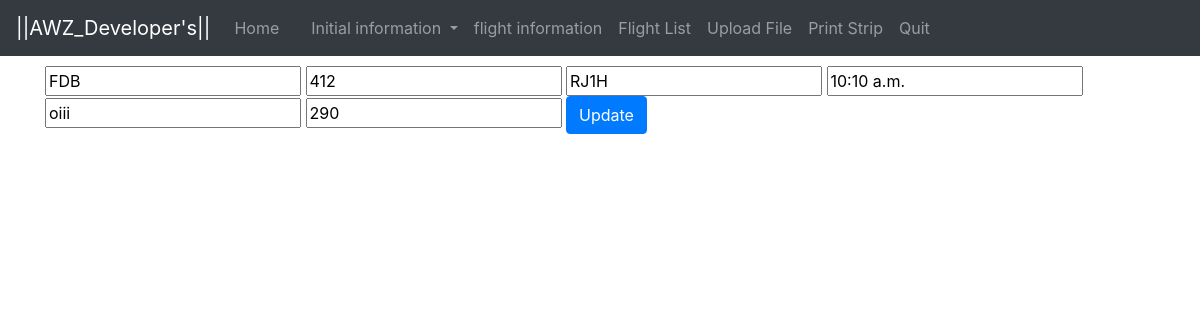
Screenshot of /app1/flightUpdate/1/ with the database file from the repository.
### app1/models.py (models this page shows)
class flight(models.Model):
    created_on = models.DateTimeField(auto_now_add=True)
    updated_on = models.DateTimeField(auto_now=True)
    company=models.CharField(max_length=20,null=True)
    level=models.CharField(max_length=10,null=True)
    flightNum=models.CharField(max_length=20,null=True)
    type=models.CharField(max_length=10,null=True)
    route=models.CharField(max_length=20,null=True)
    dateFrom=models.DateTimeField(blank=True,null=True)
    dateTo=models.DateTimeField(blank=True,null=True)
    EOBT=models.TimeField(blank=True,null=True)
    DesAirport=models.CharField(max_length=10,blank=True)
    DepAirport=models.CharField(max_length=10,blank=True)
    daysOfweek=models.CharField(max_length=300,blank=True)
    delay=models.NullBooleanField(max_length=5,blank=True,null=True)
    change=models.NullBooleanField(max_length=5,blank=True,null=True)
    register=models.CharField(max_length=10,blank=True)

### app1/views.py (the view)
# urls.py: path('flightUpdate/<int:id>/',views.flightUpdate,name='flightUpdate'),
def flightUpdate(request, id):
    try:
        flt = flight.objects.get(pk=id)
    except flight.DoesNotExist:
        raise Http404("flights does not exist")
    if request.method=="POST" and 'updateBtn' in request.POST:
        flt.company=request.POST['company']
        flt.save()
        return redirect('app1:flightlist')
    dp=win32print.GetDefaultPrinter()
    return render(request, 'app1/details.html', {'flt': flt})

### app1/templates/app1/details.html (shortened to what this page needs)
    <!DOCTYPE html>
    {% load static %}
    {% load bootstrap %}
    <html lang="en" dir="ltr">
      <head>
        <link rel="stylesheet" href="{% static 'css/Style2.css' %}">
        <link rel="stylesheet" href="{% static 'css/bootstrap.min.css' %}">
        <link rel="stylesheet" href="https://maxcdn.bootstrapcdn.com/bootstrap/4.3.1/css/bootstrap.min.css">
      </head>
      <body>
        <div class="header-up">
          <nav class="navbar navbar-expand-sm bg-dark navbar-dark">
            <a class="navbar-brand" href="#">||AWZ_Developer's||</a>
            <ul class="navbar-nav">
              <li class="nav-item">
                <a class="nav-link" href="#">Home</a>
              </li>
              <li class="nav-item">
                <a class="nav-link" href="#"></a>
              </li>
              <li class="nav-item dropdown">
                <a class="nav-link dropdown-toggle" href="{% url 'app1:initialinfo' %}" id="navbardrop" data-toggle="dropdown">
                  Initial information
                </a>
              </li>
              <li class="nav-item">
                <a class="nav-link" href="{% url 'app1:flightinfo' %}">flight information</a>
              </li>
              <li class="nav-item">
                <a class="nav-link" href="{% url 'app1:flightlist' %}">Flight List</a>
              </li>
              <li class="nav-item">
                <a class="nav-link" href="#">Upload File</a>
              </li>
              <li class="nav-item">
                <a class="nav-link" href="{% url 'app1:printStrip' %}">Print Strip</a>
              </li>
              <li class="nav-item">
                <a class="nav-link" href="{% url 'app1:login' 'default' %}">Quit</a>
              </li>
            </ul>
          </nav>
        </div>
        <div class="container"
          <div class="wrapper">
            <div id="formContent">
              <form method="POST">
              <input type="text" name="company" value="{{ flt.company }}">
              <input type="text" name="" value="{{ flt.flightNum }}">
              <input type="text" name="" value="{{ flt.type }}">
              <input type="text" name="" value="{{ flt.EOBT }}">
              <input type="text" name="" value="{{ flt.DesAirport }}">
              <input type="text" name="" value="{{ flt.level }}">
                <button type="submit" class="btn btn-primary" name="updateBtn">Update</button>
              </form>
            </div>
      <br>
      <br>
          </div>
      </body>
    </html>

### app1/static/css/Style2.css (style rules this page uses)
html { background-color: #FFF; }
body { margin: 0; padding: 0; background-color: #FFF; }
.header-up { width: 100%; height: 50px; }
.popup-data label,button { margin: 0 auto; }

### rows the page displays
flight: company "FDB", flightNum "412", type "RJ1H", EOBT "10:10 a.m.", DesAirport "oiii", level "290"
